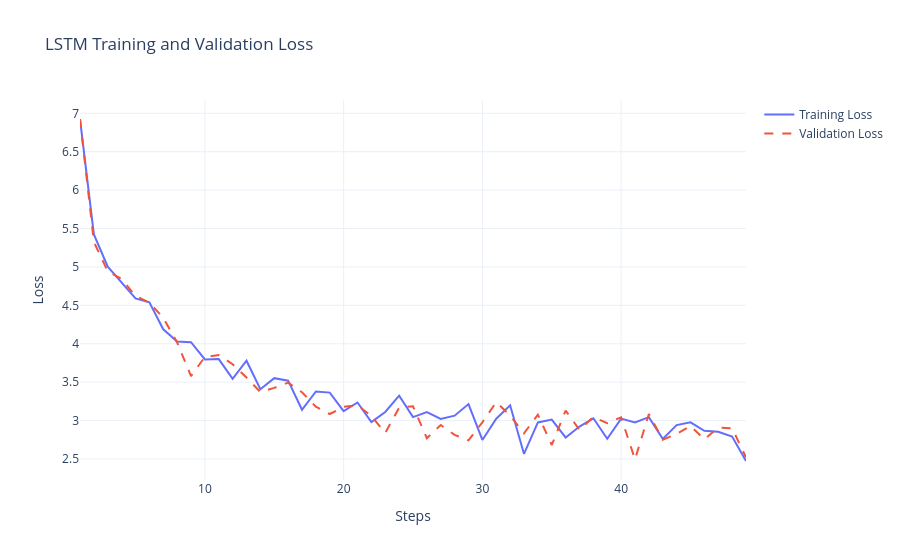

The notebook cell saved with this chart:
### Code cell
steps = torch.arange(1, len(train_losses)) 
fig = go.Figure()

fig.add_trace(go.Scatter(x=steps, y=train_losses, mode='lines', name='Training Loss', line=dict(width=2)))

fig.add_trace(go.Scatter(x=steps, y=val_losses, mode='lines', name='Validation Loss',line=dict(width=2, dash='dash')))

fig.update_layout(title='LSTM Training and Validation Loss',xaxis_title='Steps', yaxis_title='Loss', template='plotly_white', hovermode='x unified')

fig.show()

### Figure 1 — Plotly figure (JSON) as saved in the notebook; plotly's stock layout.template omitted (floating-point values rounded to 4 significant figures)
{"data": [{"line": {"width": 2}, "mode": "lines", "name": "Training Loss", "type": "scatter", "x": [1, 2, 3, 4, 5, 6, 7, 8, 9, 10, 11, 12, 13, 14, 15, 16, 17, 18, 19, 20, 21, 22, 23, 24, 25, 26, 27, 28, 29, 30, 31, 32, 33, 34, 35, 36, 37, 38, 39, 40, 41, 42, 43, 44, 45, 46, 47, 48, 49], "y": [6.924, 5.424, 5.003, 4.798, 4.59, 4.539, 4.188, 4.029, 4.02, 3.796, 3.801, 3.542, 3.779, 3.408, 3.552, 3.52, 3.141, 3.38, 3.364, 3.122, 3.236, 2.979, 3.111, 3.325, 3.045, 3.111, 3.022, 3.064, 3.215, 2.748, 3.024, 3.199, 2.566, 2.976, 3.014, 2.78, 2.922, 3.03, 2.762, 3.026, 2.976, 3.045, 2.762, 2.941, 2.977, 2.868, 2.855, 2.791, 2.474, 3.101]}, {"line": {"dash": "dash", "width": 2}, "mode": "lines", "name": "Validation Loss", "type": "scatter", "x": [1, 2, 3, 4, 5, 6, 7, 8, 9, 10, 11, 12, 13, 14, 15, 16, 17, 18, 19, 20, 21, 22, 23, 24, 25, 26, 27, 28, 29, 30, 31, 32, 33, 34, 35, 36, 37, 38, 39, 40, 41, 42, 43, 44, 45, 46, 47, 48, 49], "y": [6.926, 5.325, 4.943, 4.843, 4.623, 4.535, 4.337, 4.017, 3.58, 3.829, 3.853, 3.734, 3.561, 3.372, 3.426, 3.494, 3.369, 3.18, 3.086, 3.18, 3.198, 3.06, 2.839, 3.167, 3.187, 2.771, 2.942, 2.815, 2.742, 2.978, 3.24, 3.066, 2.835, 3.077, 2.682, 3.13, 2.879, 3.048, 2.965, 3.043, 2.494, 3.084, 2.751, 2.827, 2.929, 2.756, 2.909, 2.901, 2.52, 2.961]}], "layout": {"hovermode": "x unified", "title": {"text": "LSTM Training and Validation Loss"}, "xaxis": {"title": {"text": "Steps"}}, "yaxis": {"title": {"text": "Loss"}}}}
